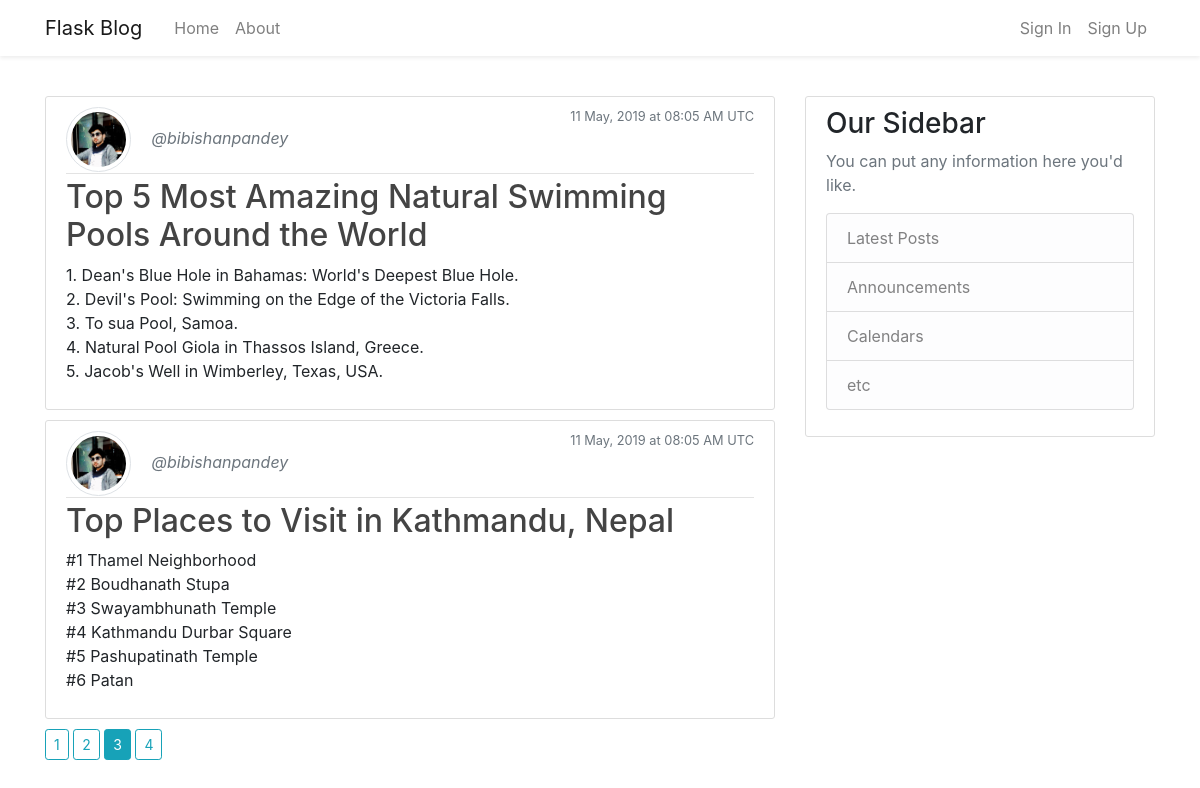
Screenshot of /home?page=3 with the database file from the repository.
### flask_blog/models.py (models this page shows, shortened)
class Post(db.Model):
    id = db.Column(db.Integer, primary_key = True)
    title = db.Column(db.String(100), nullable = False)
    date_posted = db.Column(db.DateTime, nullable = False, default = datetime.utcnow)
    content = db.Column(db.Text, nullable = False)
    user_id = db.Column(db.Integer, db.ForeignKey('user.id'), nullable = False)

class User(db.Model, UserMixin):
    id = db.Column(db.Integer, primary_key = True)
    username = db.Column(db.String(20), unique = True, nullable = False)
    email = db.Column(db.String(120), unique = True, nullable = False)
    image_file = db.Column(db.String(20), nullable = False, default = 'default.png')
    password = db.Column(db.String(60), nullable = False)
    posts = db.relationship('Post', backref = 'author', lazy = True)

### flask_blog/main/routes.py (the view)
@main.route("/")
@main.route("/home")
def home():
    page = request.args.get('page', 1, type = int)
    posts = Post.query.order_by(Post.date_posted.desc()).paginate(page = page, per_page = 2)
    return render_template('home.html', posts = posts)

### flask_blog/templates/home.html
{% extends 'layout.html' %}
{% block content %}
    {% for post in posts.items %}
        <article class="media content-section">
            <div class="media-body">
                <div class="article-metadata">
                    <img class="rounded-circle article-img img-thumbnail" src="{{ url_for('static', filename = 'images/' + post.author.image_file) }}">
                    <a class="mr-2 text-muted font-italic" href="{{ url_for('users.user_posts', username = post.author.username) }}">@{{ post.author.username }}</a>
                    <small class="text-muted float-right">{{ post.date_posted.strftime('%d %B, %Y at %H:%m %p UTC') }}</small>
                </div>
                <h2><a class="article-title" href="{{ url_for('posts.post', post_id = post.id) }}">{{ post.title }}</a></h2>
                <p class="article-content">{{ post.content }}</p>
            </div>
        </article>
    {% endfor %}
    {% for page_num in posts.iter_pages(left_edge=1, right_edge=1, left_current=1, right_current=2) %}
        {% if page_num %}
            {% if posts.page == page_num %}
                <a class="btn btn-sm btn-info mb-4" href="{{ url_for('main.home', page=page_num) }}">{{ page_num }}</a>
            {% else %}
                <a class="btn btn-sm btn-outline-info mb-4" href="{{ url_for('main.home', page = page_num) }}">{{ page_num }}</a>
            {% endif %}
        {% else %}
            ...
        {% endif %}
    {% endfor %}
{% endblock content %}

### flask_blog/static/css/main.css (style rules this page uses)
.content-section { background: #ffffff; padding: 10px 20px; border: 1px solid #dddddd; border-radius: 3px; margin-bottom: 10px; }
.article-title { color: #444444; }
.article-content { white-space: pre-line; }
.article-img { height: 65px; width: 65px; margin-right: 16px; }
.article-metadata { padding-bottom: 1px; margin-bottom: 4px; border-bottom: 1px solid #e3e3e3 }

### rows the page displays
Post: image_file (picture), author.username "bibishanpandey", date_posted "11 May, 2019 at 08:05 AM UTC", title "Top 5 Most Amazing Natural Swimming Pools Around the World", content "1. Dean's Blue Hole in Bahamas: World's Deepest Blue Hole. 2. Devil's Pool: Swimming on the Edge of the Victoria Falls. 3. To sua Pool, Samoa. 4. Natural Pool Giola in Thassos Island, Greece. 5. Jacob's Well in Wimberley, Texas, USA."
Post: image_file (picture), author.username "bibishanpandey", date_posted "11 May, 2019 at 08:05 AM UTC", title "Top Places to Visit in Kathmandu, Nepal", content "#1 Thamel Neighborhood #2 Boudhanath Stupa #3 Swayambhunath Temple #4 Kathmandu Durbar Square #5 Pashupatinath Temple #6 Patan"

### other values shown
{{ page_num }} "1" "2" "4"
{{ page_num }} "3"
